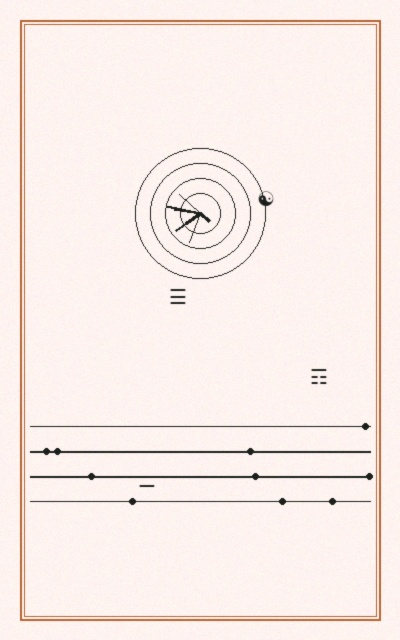
#> input picture public/sample_charm.jpg, 400 x 640 px
$ python -i quality_score.py   (imports and definitions only)   (older library calls are emulated)
#> lines starting #> are read from the running program, lines starting #| are printed output that depends on the picture; after the words box and inside, x2 and y2 are one past the last pixel; in counts of white or black regions, pixels touching at a corner belong together
"""
图像质量评估引擎
对每张素材打分，输出 KEEP / REVIEW / DROP  verdict
"""

import cv2
import numpy as np
from skimage import measure, color as skcolor
from typing import Dict, Tuple


# [82 lines left out: functions sharpness_score, contrast_score, color_deviation, text_contrast, centeredness, edge_bleed_ratio and 1 more, not called in this run]


def is_photo_not_artwork(img: np.ndarray) -> bool:
    """
    粗略判断是否为照片（器物/织物）而非书法绘画
    返回 True 表示可能是器物照片（应筛除）
    """
    # 检测高饱和度区域占比（书法通常是低饱和）
    hsv = cv2.cvtColor(img, cv2.COLOR_RGB2HSV)
#> hsv: shape (640, 400, 3); mean H, S, V 7.3, 16.7, 248.3
    saturation = hsv[:, :, 1]
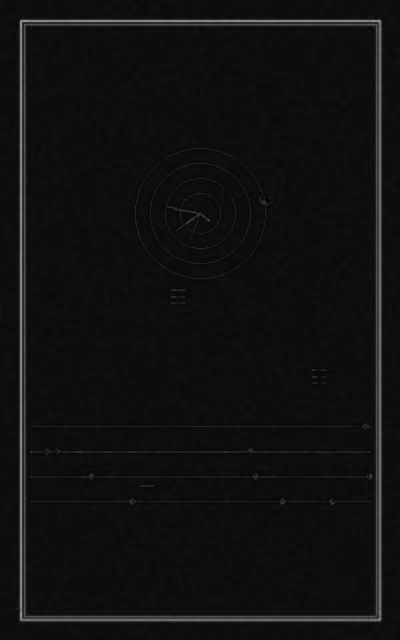
#> saturation: shape (640, 400); min 4, max 160, mean 16.7
    high_sat = np.sum(saturation > 150) / saturation.size
#> high_sat = 3.91e-06
    # 检测边缘复杂度（器物通常边缘复杂）
    edges = cv2.Canny(cv2.cvtColor(img, cv2.COLOR_RGB2GRAY), 50, 150)
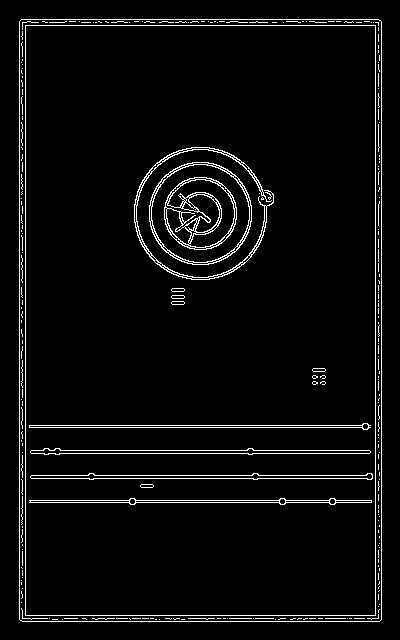
#> edges: shape (640, 400); 4.4% white in thin lines or dots, all inside (x1, y1, x2, y2) = (19, 19, 382, 622)
    edge_ratio = np.sum(edges > 0) / edges.size
#> edge_ratio = 0.0437
    # 综合判断：高饱和+高边缘复杂度 → 可能是器物
    return high_sat > 0.3 and edge_ratio > 0.05


# [64 lines left out: function assess_image, not called in this run]

>>> import cv2
>>> picture = cv2.cvtColor(cv2.imread('../../public/sample_charm.jpg'), cv2.COLOR_BGR2RGB)
>>> result = is_photo_not_artwork(picture)
#> result = False
